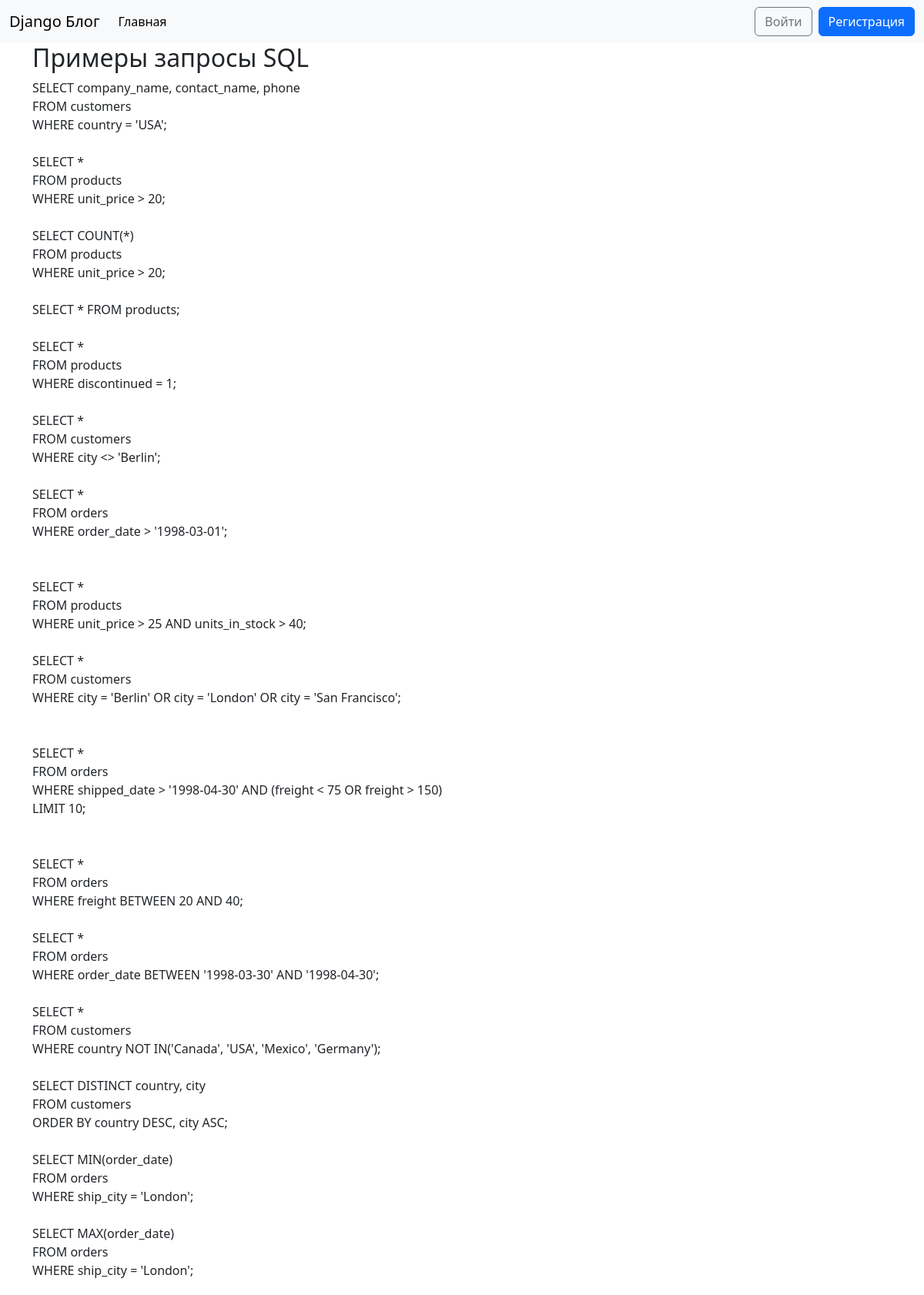
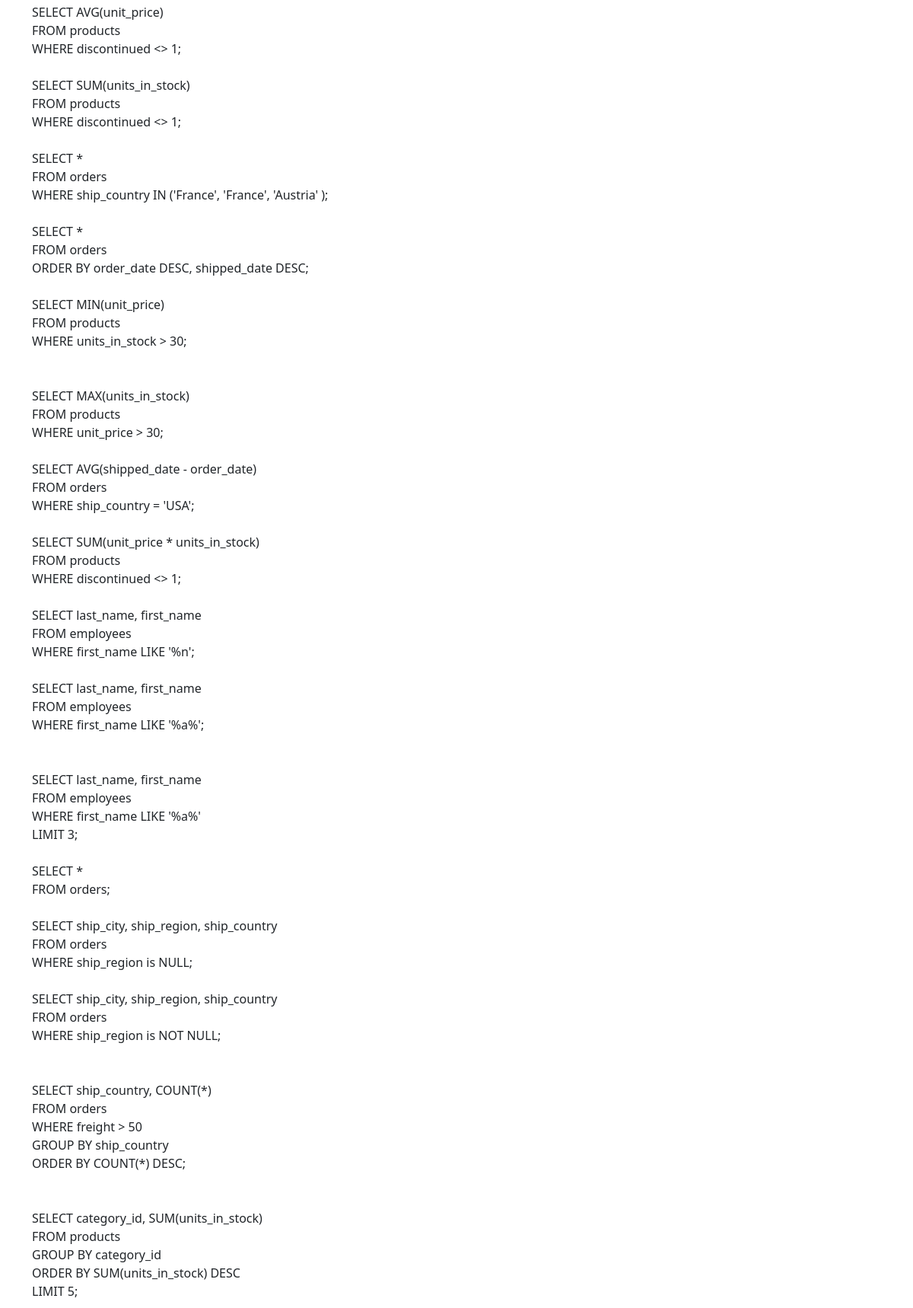
The page /post/8/ (upper part) on the database its author committed (2 pictures, top to bottom).
### blog/models.py (models this page shows, shortened)
class Post(models.Model):
    title = models.CharField(max_length=200)
    author = models.ForeignKey(
        'auth.User',
        on_delete=models.CASCADE,
    )
    body = models.TextField()

### blog/views.py (the view)
# urls.py: path('post/<int:pk>/', BlogDetailView.as_view(), name='post_detail'),
class BlogDetailView(DetailView):
    model = Post
    template_name = 'post_detail.html'

### templates/post_detail.html (shortened to what this page needs)
{% extends 'base.html' %}
{% block content %}
  <div class="post-entry">
    <h2>{{ object.title }}</h2>
    <p>{{ object.body|linebreaksbr }}</p>
  </div>
{% endblock %}

### rows shown on the page
Post: title "Примеры запросы SQL", body "SELECT company_name, contact_name, phone FROM customers WHERE country = 'USA'; SELECT * FROM products WHERE unit_price > 20; SELECT COUNT(*) FROM products WHERE unit_price > 20; SELECT * FROM products; SELECT * FROM products WHERE discontinued = 1; SELECT * FROM customers WHERE city <> 'Berlin'; SELECT * FROM orders WHERE order_date > '1998-03-01'; SELECT * FROM products WHERE unit_price > 25 AND units_in_stock > 40; SELECT * FROM customers WHERE city = 'Berlin' OR city = 'London' OR city = 'San Francisco'; SELECT * FROM orders WHERE shipped_date > '1998-04-30' AND (freight < 75 OR freight > 150) LIMIT 10; SELECT * FROM orders WHERE freight BETWEEN 20 AND 40; SELECT * FROM orders WHERE…"
